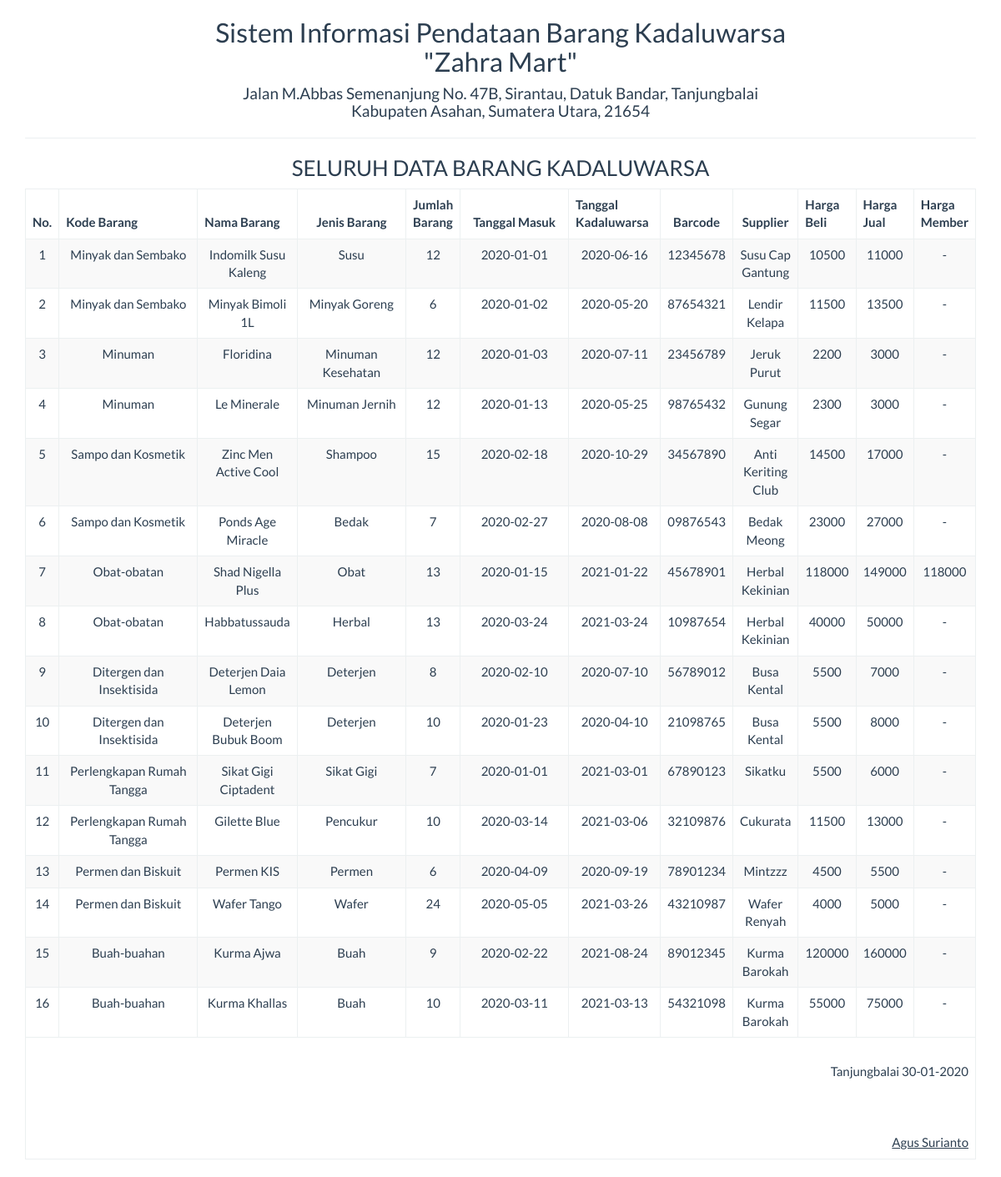
The app's page /report/barang_semua.php with its own data.
### tables this page shows
CREATE TABLE `tbl_barang` (
  `id` int(11) NOT NULL,
  `kode_barang` varchar(50) NOT NULL,
  `nama_barang` varchar(100) NOT NULL,
  `jenis_barang` varchar(100) NOT NULL,
  `jumlah_barang` int(10) NOT NULL,
  `tgl_masuk` date NOT NULL,
  `tgl_kadaluwarsa` date NOT NULL,
  `barcode` varchar(50) NOT NULL,
  `supplier` varchar(50) NOT NULL,
  `harga_beli` int(11) NOT NULL,
  `harga_jual` int(11) NOT NULL,
  `harga_member` varchar(11) NOT NULL
);

### report/barang_semua.php (the view, shortened to what this page needs)
<!DOCTYPE html>
<html>
    <head>
        <link href="../Assets/css/bootstrap.min.css" rel="stylesheet" type="text/css"/>
    </head>
    <body onload="print()">
        <?php
        include '../config/koneksi.php';
        ?>
        <div class="container">
            <div class='row'>
                <div class="col-sm-12">
                    <div class="text-center">
                        <h2>Sistem Informasi Pendataan Barang Kadaluwarsa <br> "Zahra Mart" </h2>
                        <h4>Jalan M.Abbas Semenanjung No. 47B, Sirantau, Datuk Bandar, Tanjungbalai <br> Kabupaten Asahan, Sumatera Utara, 21654</h4>
                        <hr>
                        <h3>SELURUH DATA BARANG KADALUWARSA</h3>
                        <table class="table table-bordered table-striped table-hover">
                        <tbody>
                                <thead>
								<tr>
									<th>No.</th><th width="18%">Kode Barang</th><th>Nama Barang</th><th width="14%"><center>Jenis Barang</th><th>Jumlah Barang</center></th><th width="15%"><center>Tanggal Masuk</center></th><th width="10%">Tanggal Kadaluwarsa</th><th><center>Barcode</center></th><th><center>Supplier</center></th><th>Harga Beli</th><th>Harga Jual</th><th>Harga Member</th>
								</tr>
								</thead>
							<tbody>
                            <?php
                            $sql = "SELECT * FROM tbl_barang";
                            $query = mysqli_query($koneksi, $sql) or die("SQL Anda Salah");
                            $nomor = 0;
                            while ($data = mysqli_fetch_array($query)) {
                                $nomor++;
                                ?>
                                <tr>
                                    <td><?= $nomor ?></td>
									<td><?= $data['kode_barang'] ?></td>
                                    <td><?= $data['nama_barang'] ?></td>
                                    <td><?= $data['jenis_barang'] ?></td>
                                    <td><?= $data['jumlah_barang'] ?></td>
                                    <td><?= $data['tgl_masuk'] ?></td>
                                    <td><?= $data['tgl_kadaluwarsa'] ?></td>
                                    <td><?= $data['barcode'] ?></td>
                                    <td><?= $data['supplier'] ?></td>
                                    <td><?= $data['harga_beli'] ?></td>
                                    <td><?= $data['harga_jual'] ?></td>
                                    <td><?= $data['harga_member'] ?></td>
                                </tr>
                            <?php } ?>
							</tbody>
                        </tbody>
                            <tfoot>
                                <tr>
                                    <td colspan="12" class="text-right">
                                        <br> Tanjungbalai  <?= date("d-m-Y") ?>
                                        <br><br><br><br>
                                        <u>Agus Surianto<strong></u>
									</td>
								</tr>
							</tfoot>
                        </table>
                    </div>
                </div>
            </div>
    </body>
</html>

### records on screen
tbl_barang: kode_barang "Minyak dan Sembako", nama_barang "Indomilk Susu Kaleng", jenis_barang "Susu", jumlah_barang "12", tgl_masuk "2020-01-01", tgl_kadaluwarsa "2020-06-16", barcode "12345678", supplier "Susu Cap Gantung", harga_beli "10500", harga_jual "11000", harga_member "-"
tbl_barang: kode_barang "Minyak dan Sembako", nama_barang "Minyak Bimoli 1L", jenis_barang "Minyak Goreng", jumlah_barang "6", tgl_masuk "2020-01-02", tgl_kadaluwarsa "2020-05-20", barcode "87654321", supplier "Lendir Kelapa", harga_beli "11500", harga_jual "13500", harga_member "-"
tbl_barang: kode_barang "Minuman", nama_barang "Floridina", jenis_barang "Minuman Kesehatan", jumlah_barang "12", tgl_masuk "2020-01-03", tgl_kadaluwarsa "2020-07-11", barcode "23456789", supplier "Jeruk Purut", harga_beli "2200", harga_jual "3000", harga_member "-"
tbl_barang: kode_barang "Minuman", nama_barang "Le Minerale", jenis_barang "Minuman Jernih", jumlah_barang "12", tgl_masuk "2020-01-13", tgl_kadaluwarsa "2020-05-25", barcode "98765432", supplier "Gunung Segar", harga_beli "2300", harga_jual "3000", harga_member "-"
tbl_barang: kode_barang "Sampo dan Kosmetik", nama_barang "Zinc Men Active Cool", jenis_barang "Shampoo", jumlah_barang "15", tgl_masuk "2020-02-18", tgl_kadaluwarsa "2020-10-29", barcode "34567890", supplier "Anti Keriting Club", harga_beli "14500", harga_jual "17000", harga_member "-"
tbl_barang: kode_barang "Sampo dan Kosmetik", nama_barang "Ponds Age Miracle", jenis_barang "Bedak", jumlah_barang "7", tgl_masuk "2020-02-27", tgl_kadaluwarsa "2020-08-08", barcode "09876543", supplier "Bedak Meong", harga_beli "23000", harga_jual "27000", harga_member "-"
tbl_barang: kode_barang "Obat-obatan", nama_barang "Shad Nigella Plus", jenis_barang "Obat", jumlah_barang "13", tgl_masuk "2020-01-15", tgl_kadaluwarsa "2021-01-22", barcode "45678901", supplier "Herbal Kekinian", harga_beli "118000", harga_jual "149000", harga_member "118000"
tbl_barang: kode_barang "Obat-obatan", nama_barang "Habbatussauda", jenis_barang "Herbal", jumlah_barang "13", tgl_masuk "2020-03-24", tgl_kadaluwarsa "2021-03-24", barcode "10987654", supplier "Herbal Kekinian", harga_beli "40000", harga_jual "50000", harga_member "-"
tbl_barang: kode_barang "Ditergen dan Insektisida", nama_barang "Deterjen Daia Lemon", jenis_barang "Deterjen", jumlah_barang "8", tgl_masuk "2020-02-10", tgl_kadaluwarsa "2020-07-10", barcode "56789012", supplier "Busa Kental", harga_beli "5500", harga_jual "7000", harga_member "-"
tbl_barang: kode_barang "Ditergen dan Insektisida", nama_barang "Deterjen Bubuk Boom", jenis_barang "Deterjen", jumlah_barang "10", tgl_masuk "2020-01-23", tgl_kadaluwarsa "2020-04-10", barcode "21098765", supplier "Busa Kental", harga_beli "5500", harga_jual "8000", harga_member "-"
tbl_barang: kode_barang "Perlengkapan Rumah Tangga", nama_barang "Sikat Gigi Ciptadent", jenis_barang "Sikat Gigi", jumlah_barang "7", tgl_masuk "2020-01-01", tgl_kadaluwarsa "2021-03-01", barcode "67890123", supplier "Sikatku", harga_beli "5500", harga_jual "6000", harga_member "-"
tbl_barang: kode_barang "Perlengkapan Rumah Tangga", nama_barang "Gilette Blue", jenis_barang "Pencukur", jumlah_barang "10", tgl_masuk "2020-03-14", tgl_kadaluwarsa "2021-03-06", barcode "32109876", supplier "Cukurata", harga_beli "11500", harga_jual "13000", harga_member "-"
tbl_barang: kode_barang "Permen dan Biskuit", nama_barang "Permen KIS", jenis_barang "Permen", jumlah_barang "6", tgl_masuk "2020-04-09", tgl_kadaluwarsa "2020-09-19", barcode "78901234", supplier "Mintzzz", harga_beli "4500", harga_jual "5500", harga_member "-"
tbl_barang: kode_barang "Permen dan Biskuit", nama_barang "Wafer Tango", jenis_barang "Wafer", jumlah_barang "24", tgl_masuk "2020-05-05", tgl_kadaluwarsa "2021-03-26", barcode "43210987", supplier "Wafer Renyah", harga_beli "4000", harga_jual "5000", harga_member "-"
tbl_barang: kode_barang "Buah-buahan", nama_barang "Kurma Ajwa", jenis_barang "Buah", jumlah_barang "9", tgl_masuk "2020-02-22", tgl_kadaluwarsa "2021-08-24", barcode "89012345", supplier "Kurma Barokah", harga_beli "120000", harga_jual "160000", harga_member "-"
tbl_barang: kode_barang "Buah-buahan", nama_barang "Kurma Khallas", jenis_barang "Buah", jumlah_barang "10", tgl_masuk "2020-03-11", tgl_kadaluwarsa "2021-03-13", barcode "54321098", supplier "Kurma Barokah", harga_beli "55000", harga_jual "75000", harga_member "-"
